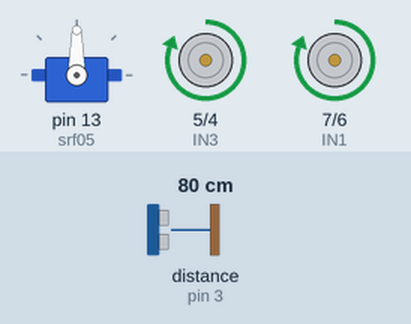
Bench run of a sketch on a simulated Arduino Uno, built with avr-gcc and run on an emulated ATmega328P. Parts: servo, motor-driver pin pairs drawn as motors (green arrow = first pin HIGH = forward, orange = second pin HIGH = backward, longer = more drive). Wiring (inferred from the names in the program): ultrasonic range finder: trigger pin 2; echo pin 3. The test bench sets the inputs (shaded band); at power-on: distance to the obstacle (sensor on pin 3) 80 cm. The echo pulse lasts 58.3 µs per cm.

Above: at 1.8 s.
1.9 s: distance to the obstacle (sensor on pin 3) set to 56 cm
3.4 s: distance to the obstacle (sensor on pin 3) set to 48 cm
At 5.6 s:
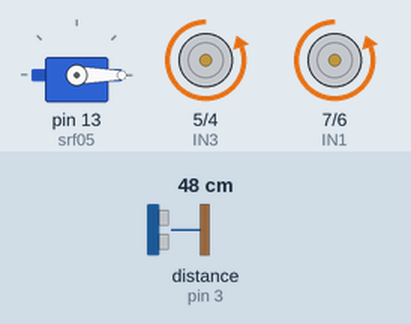
6.5 s: distance to the obstacle (sensor on pin 3) set to 60 cm
At 7.2 s:
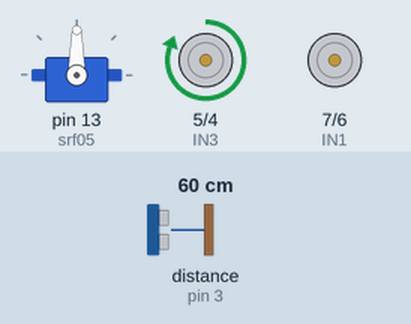
8.8 s: distance to the obstacle (sensor on pin 3) set to 2 cm
At 9.4 s:
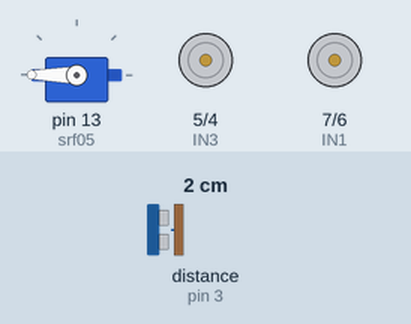
11.9 s: distance to the obstacle (sensor on pin 3) set to 120 cm
At 13.9 s:
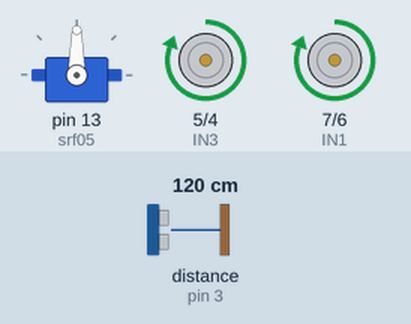
Timing chart, 0 to 15.1 s (numbered marks = the images above; inputs shaded):
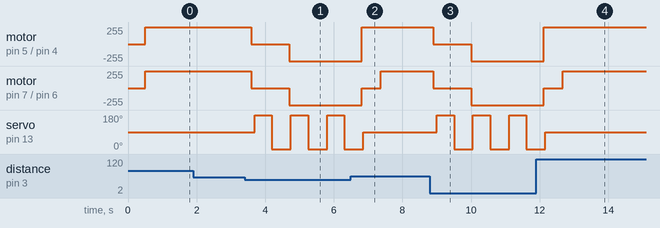

Measured:
- the behaviour switches between 52 and 51 cm on distance to the obstacle (sensor on pin 3) (found by bisection; images 0 and 1)
- after the input at 1.9 s, every drawn part: stays the same
- after the input at 3.4 s, motor on pin 5 (IN3) / pin 4 (IN4), motor on pin 7 (IN1) / pin 6 (IN2): forward 255/255 → stopped after 0.19 s, → backward 255/255 1.1 s later; servo on pin 13 (srf05): alternates 180° for 0.50 s and 0° for 0.55 s, starting after 0.29 s
- after the input at 6.5 s, motor on pin 5 (IN3) / pin 4 (IN4): backward 255/255 → forward 255/255 after 0.31 s; motor on pin 7 (IN1) / pin 6 (IN2): backward 255/255 → stopped after 0.31 s, → forward 255/255 0.55 s later
- after the input at 8.8 s, motor on pin 5 (IN3) / pin 4 (IN4), motor on pin 7 (IN1) / pin 6 (IN2): forward 255/255 → stopped after 0.11 s, → backward 255/255 1.1 s later; servo on pin 13 (srf05): alternates 180° for 0.50 s and 0° for 0.55 s, starting after 0.21 s
- after the input at 11.9 s, motor on pin 5 (IN3) / pin 4 (IN4): backward 255/255 → forward 255/255 after 0.22 s; motor on pin 7 (IN1) / pin 6 (IN2): backward 255/255 → stopped after 0.22 s, → forward 255/255 0.56 s later

The sketch:

Self-driving-Car-to-avoid-obstacles.ino
```cpp
/*
 * author: Nguyen Thanh Chung
 */
#include <Servo.h>
#include<RF24.h>
#define trig 2 //chân trig của HC-SR05
#define echo 3//chân echo của HC-SR05
#define TIME_OUT 5000
Servo srf05;
int pos = 0;
#define IN1 7
#define IN2 6
#define IN3 5
#define IN4 4
#define MAX_SPEED 255 //từ 0-255
#define MIN_SPEED 0
int speed_1;
void setup()
{
  Serial.begin(9600);
  srf05.attach(13);
  pinMode(trig,OUTPUT);
  pinMode(echo,INPUT);
  pinMode(IN1, OUTPUT);
  pinMode(IN2, OUTPUT);
  pinMode(IN3, OUTPUT);
  pinMode(IN4, OUTPUT);
}

int distance_cm(byte angle)
{
  srf05.write(angle);
  delay(500);
  unsigned long duration;//biến đo thời gian
  int distance;//biến lưu khoảng cách

  /* phát xung từ chân trig */
  digitalWrite(trig,0);//tắt chân trig
  delayMicroseconds(2);
  digitalWrite(trig,1);// phát xung từ chân trig
  delayMicroseconds(5);// xung có độ dài 5 microSeconds
  digitalWrite(trig,0);//tắt chân trig

  /* tính toán thời gian */
  duration = pulseIn(echo,HIGH);//đo độ rộng xung HIGH ở chân echo.
  distance = int(duration/2/29.412);//tính khoảng cách đến vật.
  return distance;
}
void motor_1_Dung() {
  digitalWrite(IN1, LOW);
  digitalWrite(IN2, LOW);
}

void motor_2_Dung() {
  digitalWrite(IN3, LOW);
  digitalWrite(IN4, LOW);
}

void motor_1_Tien(int speed_1) { //speed: từ 0 - MAX_SPEED
  speed_1 = constrain(speed_1, MIN_SPEED, MAX_SPEED);//đảm báo giá trị nằm trong một khoảng từ 0 - MAX_SPEED
  digitalWrite(IN1, HIGH);
  digitalWrite(IN2, LOW);

}

void motor_1_Lui(int speed_1) {
  speed_1 = constrain(speed_1, MIN_SPEED, MAX_SPEED);//đảm báo giá trị nằm trong một khoảng từ 0 - MAX_SPEED
  digitalWrite(IN1, LOW);
  digitalWrite(IN2, HIGH);

}

void motor_2_Tien(int speed_1) { //speed: từ 0 - MAX_SPEED
  speed_1 = constrain(speed_1, MIN_SPEED, MAX_SPEED);//đảm báo giá trị nằm trong một khoảng từ 0 - MAX_SPEED
  digitalWrite(IN3, HIGH);
  digitalWrite(IN4, LOW);

}

void motor_2_Lui(int speed_1) {
  speed_1 = constrain(speed_1, MIN_SPEED, MAX_SPEED);//đảm báo giá trị nằm trong một khoảng từ 0 - MAX_SPEED
  digitalWrite(IN3, LOW);
  digitalWrite(IN4, HIGH);
}
void dungyen(){
  motor_1_Dung();
  motor_2_Dung();
}
void dithang(){
  motor_1_Tien(speed_1);
  motor_2_Tien(speed_1);
}
void dilui(){
  motor_2_Lui(speed_1);
  motor_1_Lui(speed_1);

}
void retrai(){
  motor_2_Dung();
  motor_1_Tien(speed_1);
}
void rephai(){
  motor_2_Tien(speed_1);
  motor_1_Dung();
}

int allow_distance=50; // khoang cach cho phep la 50cm

int tranhvatcan2(){ // neu khoang cach cho phep nho hon khoang cach truoc mat thi kiem tra khoang cach 2 ben, neu van nho hon khoang cach cho phep thi lui.
  int max_distance;
  int distance_left = distance_cm(180);
  int distance_right = distance_cm(0);
  max_distance = max(distance_left, distance_right); // tra ve khoang cach lon nhat
    if(max_distance == distance_left){
        if(max_distance > allow_distance){ // neu khoang canh ben trai lon hon khoang cach cho phep thi re trai
        retrai();
        delay(50);
        tranhvatcan1(); // tiep tuc di thang
        }
        else{
          dilui();
          delay(50);
          return tranhvatcan2();
        }
      }
    if(max_distance == distance_right){
      if(max_distance > allow_distance){
        rephai();
        delay(50);
        tranhvatcan1();
        }
      else{
        dilui();
        delay(50);
        return tranhvatcan2();
        }
      }
  }
void tranhvatcan1(){
  int distance_1=distance_cm(90);
  if(distance_1 > allow_distance){
    dithang();
    delay(10);
    }
  else{
    dungyen();
    delay(100);
    tranhvatcan2();
    }
  }
void loop()
{
  tranhvatcan1();

}
```
